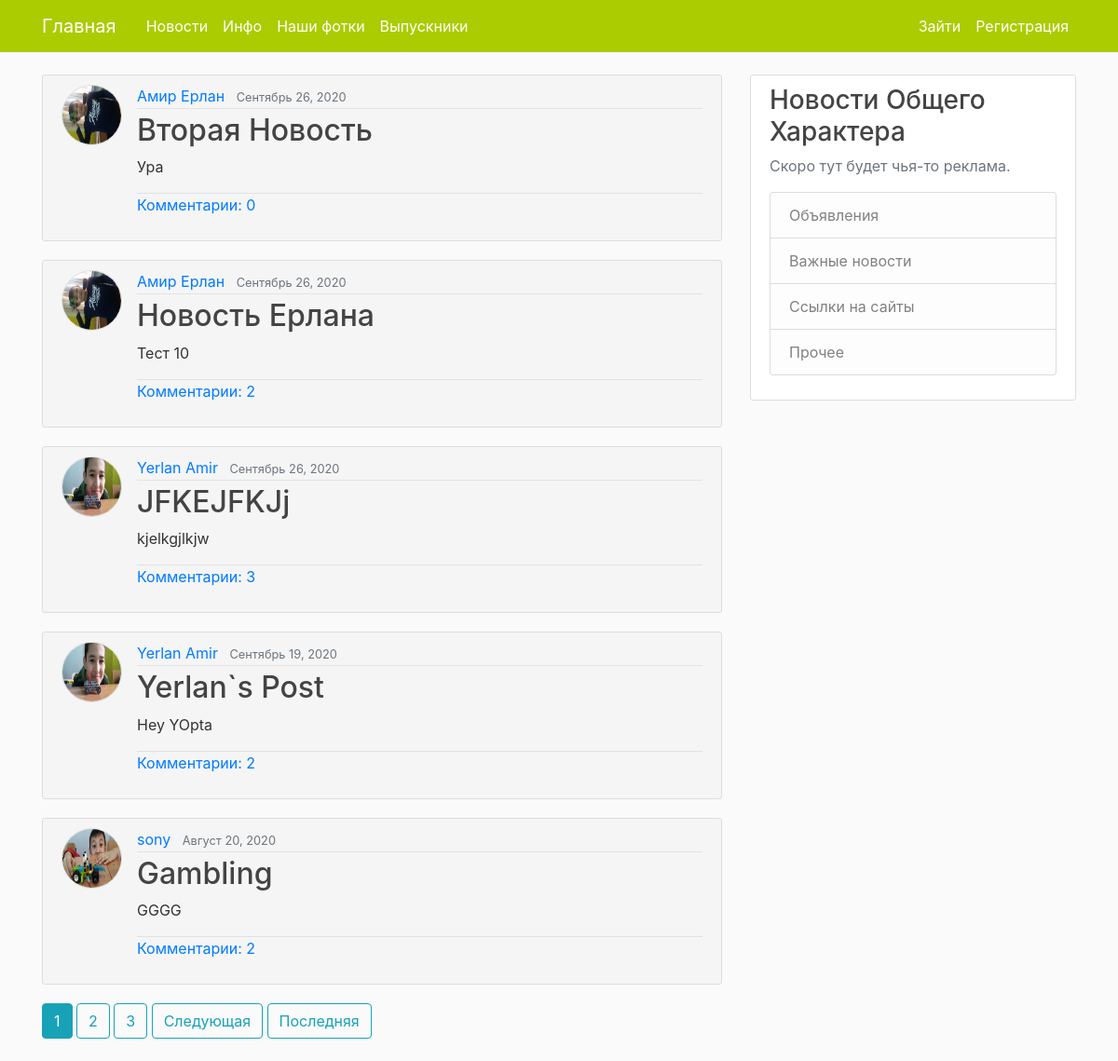
Before: / with the older database file.
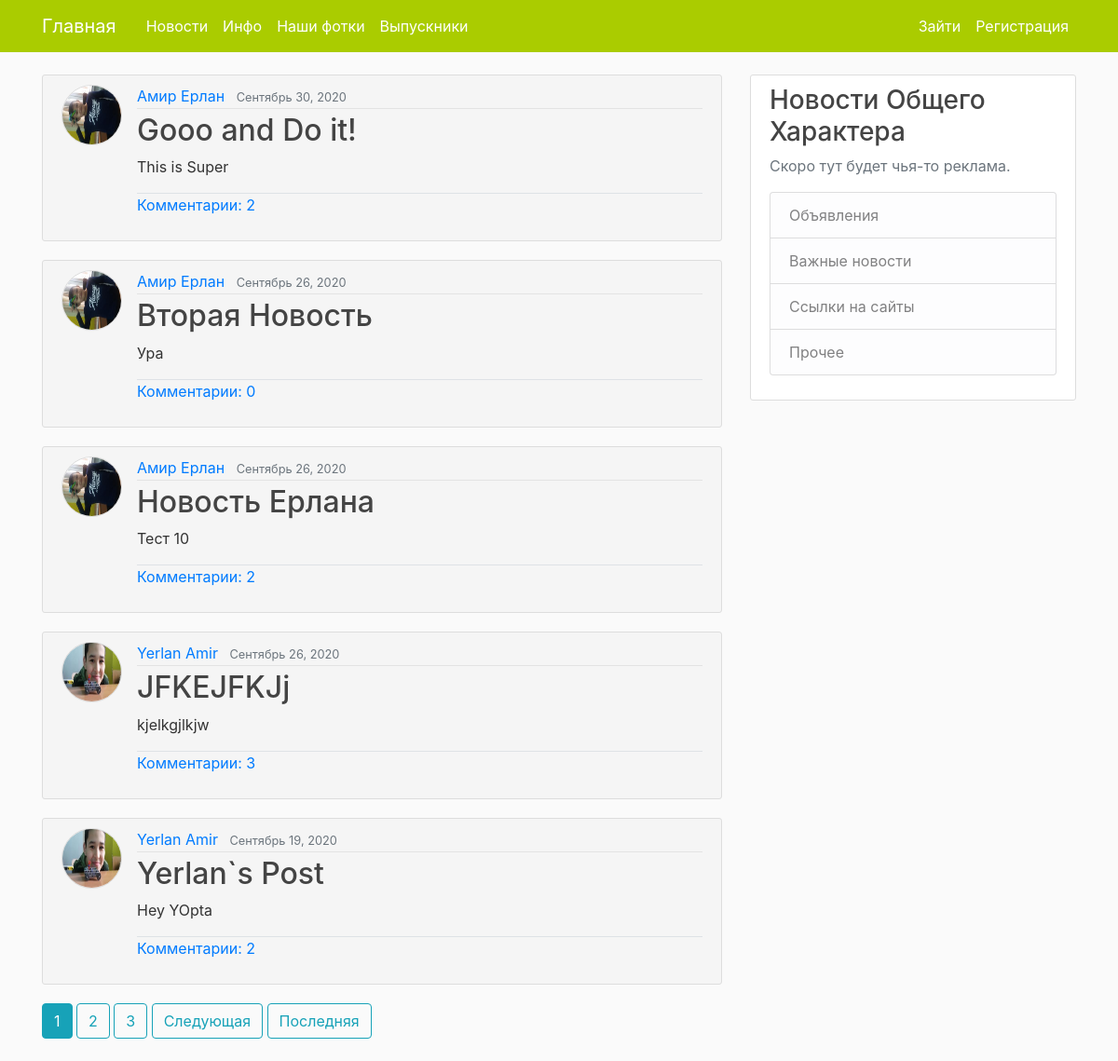
After: the same page with the newer database file.
### BlogApp/models.py (models this page shows, shortened)
class Post(models.Model):
    title = models.CharField('Заголовок', max_length=100)
    content = models.TextField('Содержание')
    date_posted = models.DateTimeField(default=timezone.now)
    author = models.ForeignKey(User, on_delete=models.CASCADE)

### users/models.py (models this page shows, shortened)
class Profile(models.Model):
    user = models.OneToOneField(User, on_delete=models.CASCADE)
    image = models.ImageField(default="default.jpg", upload_to="profile_pics")
    nickname = models.CharField(max_length=100, null=True, blank=True)
    birthday = models.DateField(null=True, blank=True)
    cap = models.BooleanField(null=True, blank=True)

### BlogApp/views.py (the view)
# urls.py: path('', PostListView.as_view(), name="blog-home"),
class PostListView(ListView):
    model = Post
    template_name = "BlogApp/home.html" # <app>/<model>_<viewtype>.html
    context_object_name = "posts"
    ordering = ["-date_posted"]
    paginate_by = 5

### users/templatetags/name_filter.py (called while the page is built)
@register.filter(name='cutter')
@stringfilter
def cutter(value):
    return value.replace('_', ' ')

### BlogApp/templates/BlogApp/home.html (shortened to what this page needs)
{% extends "BlogApp/base.html" %}
{% load name_filter %}
{% load l10n %}
{% block content %}
    {% for post in posts %}
            <article class="media content-section" style="background-color:#f5f5f5;">
                <img class="rounded-circle article-img" src="{{ post.author.profile.image.url }}" style="border:solid #dddddd 1px;">
              <div class="media-body">
                <div class="article-metadata">
                  <a class="mr-2" href="{% url 'user-posts' post.author.username %}">{{ post.author|cutter }}</a>
                  <small class="text-muted">{{ post.date_posted|date:"F d, Y" }}</small>
                </div>
                <h2><a class="article-title" href="{% url 'post-detail' post.id %}">{{ post.title }}</a></h2>
                <p class="article-content">{{ post.content }}</p>
                <p class="article-content border-top"><a href="{% url 'post-detail' post.id %}">Комментарии: {{ post.commentsonpost_set.count }}</a></p>
              </div>
            </article>
    {% endfor %}
    {% if is_paginated %}
    {% for num in page_obj.paginator.page_range %}
        {% if page_obj.number == num %}
          <a class="btn btn-info mb-4" href="?page={{ num }}">{{ num }}</a>
        {% elif num > page_obj.number|add:"-3" and  num < page_obj.number|add:"3"  %}
          <a class="btn btn-outline-info mb-4" href="?page={{ num }}">{{ num }}</a>
        {% endif %}
    {% endfor %}
    {% if page_obj.has_next %}
      <a class="btn btn-outline-info mb-4" href="?page={{ page_obj.next_page_number}}">Следующая</a>
      <a class="btn btn-outline-info mb-4" href="?page={{ page_obj.paginator.num_pages }}">Последняя</a>
    {% endif %}
    {% endif %}
{% endblock content %}

### BlogApp/templates/BlogApp/base.html (shortened to what this page needs)
{% load static %}
{% load name_filter %}
<!DOCTYPE html>
<html lang="en">
<head>
    <link rel="stylesheet" href="https://stackpath.bootstrapcdn.com/bootstrap/4.5.2/css/bootstrap.min.css">
    <link rel="stylesheet" type="text/css" href="{% static 'BlogApp/main.css' %}">
</head>
<body>
    <header class="site-header">
      <nav class="navbar navbar-expand-md navbar-dark fixed-top bg-steel" style="background-color:#aacc00;">
        <div class="container">
          <a class="navbar-brand mr-4" href="{% url 'blog-home' %}">Главная</a>
          <div class="collapse navbar-collapse" id="navbarToggle">
            <div class="navbar-nav mr-auto">
              <a class="nav-item nav-link" style="color:#ffffff" href="{% url 'blog-home' %}">Новости</a>
              <a class="nav-item nav-link" style="color:#ffffff" href="{% url 'blog-about' %}">Инфо</a>
              <a class="nav-item nav-link" style="color:#ffffff" href="{% url 'photo-list' %}">Наши фотки</a>
              <a class="nav-item nav-link" style="color:#ffffff" href="{% url 'users-list' %}">Выпускники</a>
            </div>
            <div class="navbar-nav">
                {% if user.is_authenticated %}
                <a class="nav-item nav-link" style="color:#ffffff" href="{% url 'post-create' %}">Добавить новость</a>
                <a class="nav-item nav-link" style="color:#ffffff" href="{% url 'profile' %}">Мой Профиль</a>
                <a class="nav-item nav-link" style="color:#ffffff" href="{% url 'logout' %}">Выйти</a>
                {% else %}
              <a class="nav-item nav-link" style="color:#ffffff" href="{% url 'login' %}">Зайти</a>
              <a class="nav-item nav-link" style="color:#ffffff" href="{% url 'register' %}">Регистрация</a>
                {% endif %}
            </div>
          </div>
        </div>
      </nav>
</header>
    <main role="main" class="container">
      <div class="row">
        <div class="col-md-8">
          {% block content %}
          {% endblock %}
        </div>
        <div class="col-md-4">
          <div class="content-section">
            <h3>Новости Общего Характера</h3>
            <p class='text-muted'>Скоро тут будет чья-то реклама.
              <ul class="list-group">
                <li class="list-group-item list-group-item-light">Объявления</li>
                <li class="list-group-item list-group-item-light">Важные новости</li>
                <li class="list-group-item list-group-item-light">Ссылки на сайты</li>
                <li class="list-group-item list-group-item-light">Прочее</li>
              </ul>
            </p>
          </div>
        </div>
      </div>
</main>
</body>
</html>

### BlogApp/static/BlogApp/main.css (style rules this page uses)
body { background: #fafafa; color: #333333; margin-top: 5rem; }
h1, h2, h3, h4, h5, h6 { color: #444444; }
.bg-steel { background-color: #aacc00; }
ul { margin: 0; }
.site-header .navbar-nav .nav-link { color: #cbd5db; }
.content-section { background: #ffffff; padding: 10px 20px; border: 1px solid #dddddd; border-radius: 3px; margin-bottom: 20px; }
.article-title { color: #444444; }
.article-content { white-space: pre-line; }
.article-img { height: 65px; width: 65px; margin-right: 16px; }
.article-metadata { padding-bottom: 1px; margin-bottom: 4px; border-bottom: 1px solid #e3e3e3 }

Changed rows visible on the page:
no longer on this page (row unchanged): Post: author.profile.image (picture), author "sony", date_posted "Август 20, 2020", title "Gambling", content "GGGG", commentsonpost_set.count "2"
added Post: author.profile.image (picture), author "Амир Ерлан", date_posted "Сентябрь 30, 2020", title "Gooo and Do it!", content "This is Super", commentsonpost_set.count "2"
